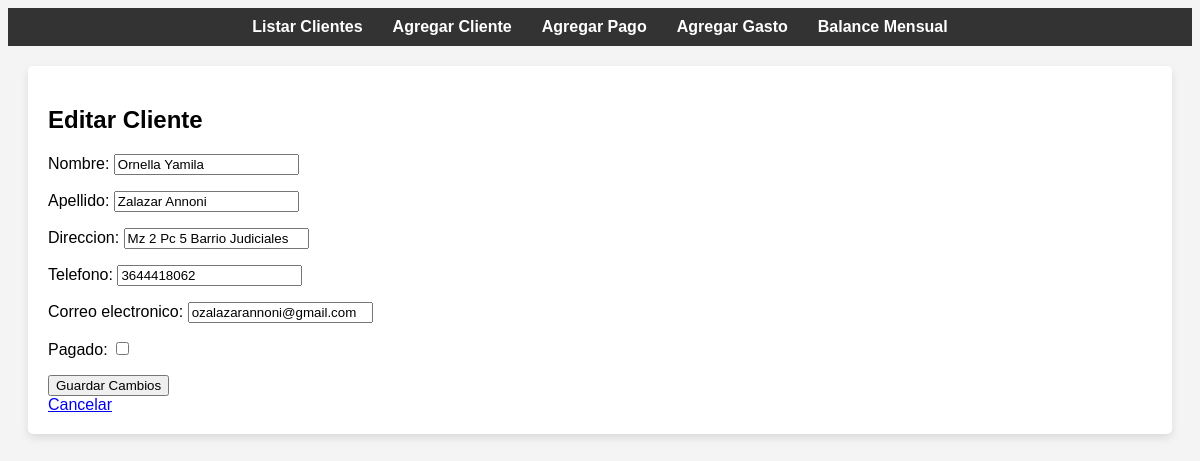
The page /editar_cliente/1/ on the database as committed earlier.
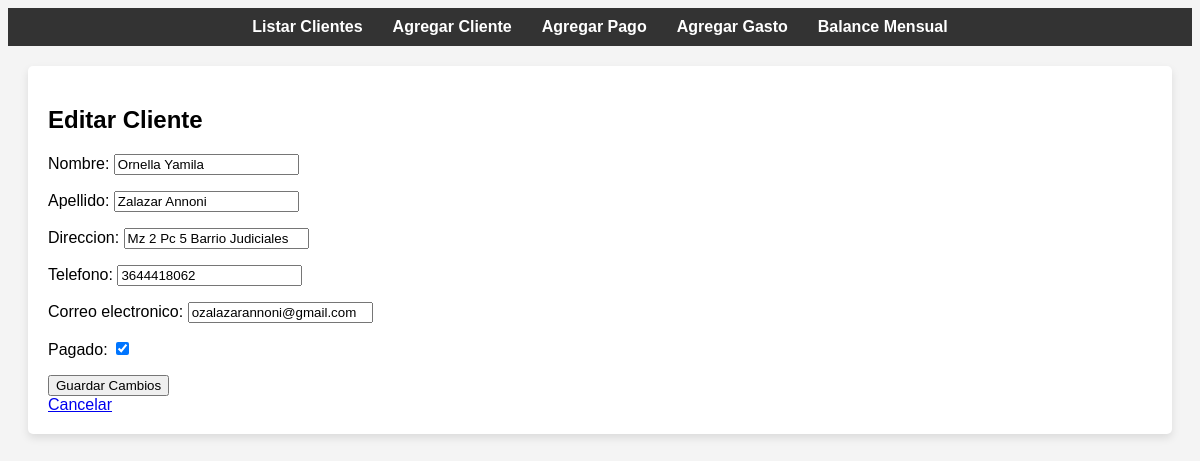
The same page on the database as committed later.
### gym_app/models.py (models this page shows, shortened)
class Cliente(models.Model):
    nombre = models.CharField(max_length=255)
    apellido = models.CharField(max_length=255)
    direccion = models.CharField(max_length=255, blank=True, null=True)
    telefono = models.CharField(max_length=20)
    correo_electronico = models.EmailField(blank=True, null=True)
    pagado = models.BooleanField(default=False)
    fecha_registro = models.DateField(auto_now_add=True)

### gym_app/views.py (the view)
# urls.py: path('editar_cliente/<int:cliente_id>/', views.editar_cliente, name='editar_cliente'),
def editar_cliente(request, cliente_id):
    cliente = get_object_or_404(Cliente, id=cliente_id)
    if request.method == 'POST':
        form = ClienteForm(request.POST, instance=cliente)
        if form.is_valid():
            form.save()
            return redirect('listar_clientes')
    else:
        form = ClienteForm(instance=cliente)
    return render(request, 'gym_app/editar_cliente.html', {'form': form, 'cliente': cliente})

### gym_app/forms.py
class ClienteForm(forms.ModelForm):
    class Meta:
        model = Cliente
        fields = ['nombre', 'apellido', 'direccion', 'telefono', 'correo_electronico', 'pagado']
        widgets = {
            'nombre': forms.TextInput(attrs={'class': 'form-control', 'placeholder': 'Nombre'}),
            'apellido': forms.TextInput(attrs={'class': 'form-control', 'placeholder': 'Apellido'}),
            'direccion': forms.TextInput(attrs={'class': 'form-control', 'placeholder': 'Dirección'}),
            'telefono': forms.TextInput(attrs={'class': 'form-control', 'placeholder': 'Teléfono'}),
            'correo_electronico': forms.EmailInput(attrs={'class': 'form-control', 'placeholder': 'Correo Electrónico'}),
            'pagado': forms.CheckboxInput(attrs={'class': 'form-check-input'}),
        }

### gym_app/templates/gym_app/editar_cliente.html (shortened to what this page needs)
{% extends 'gym_app/base.html' %}
{% block content %}
<h2>Editar Cliente</h2>
<form method="POST">
    {{ form.as_p }}
    <button type="submit">Guardar Cambios</button>
</form>
<a href="{% url 'listar_clientes' %}">Cancelar</a>
{% endblock %}

Rows that differ between the two databases and show on the page:
changed Cliente "Ornella Yamila": pagado "☐" → "☑"
